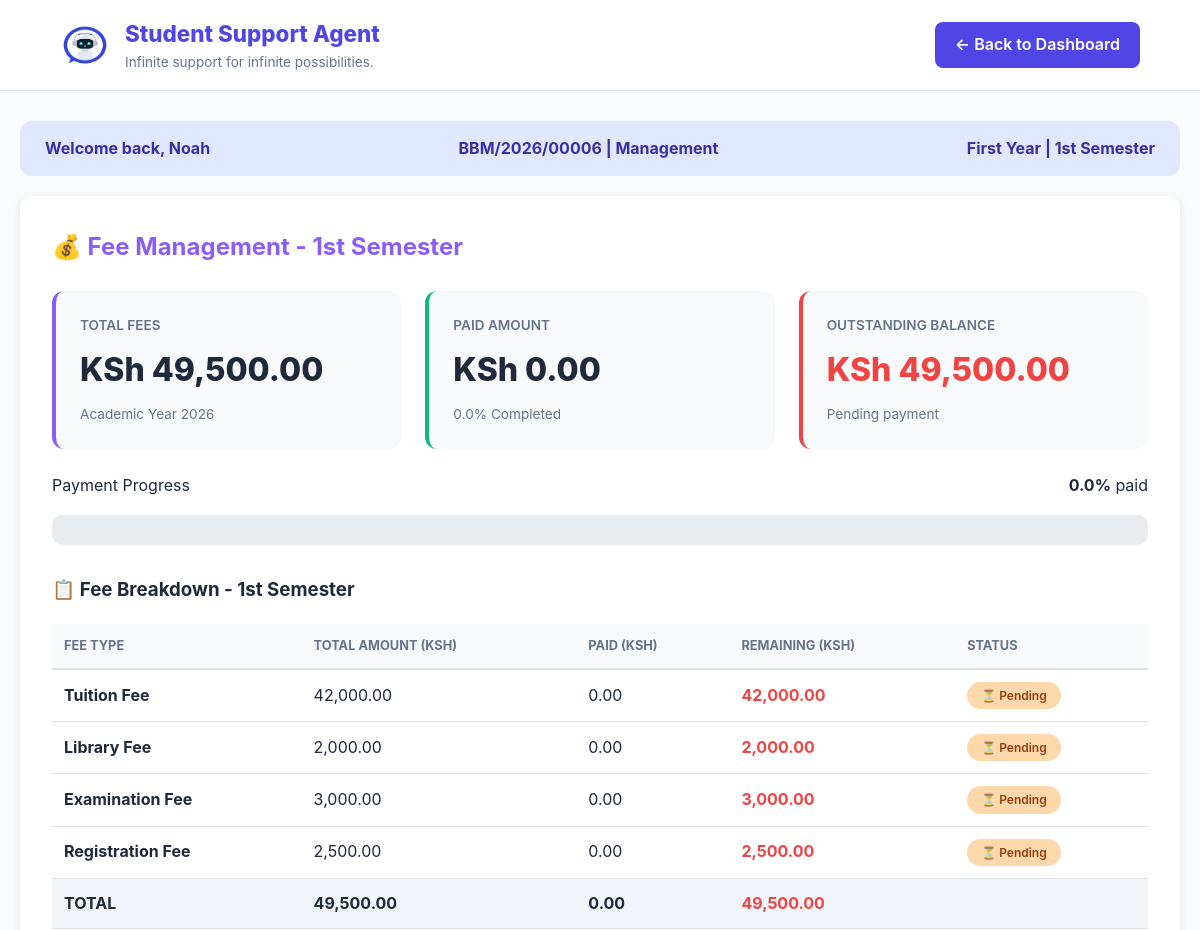
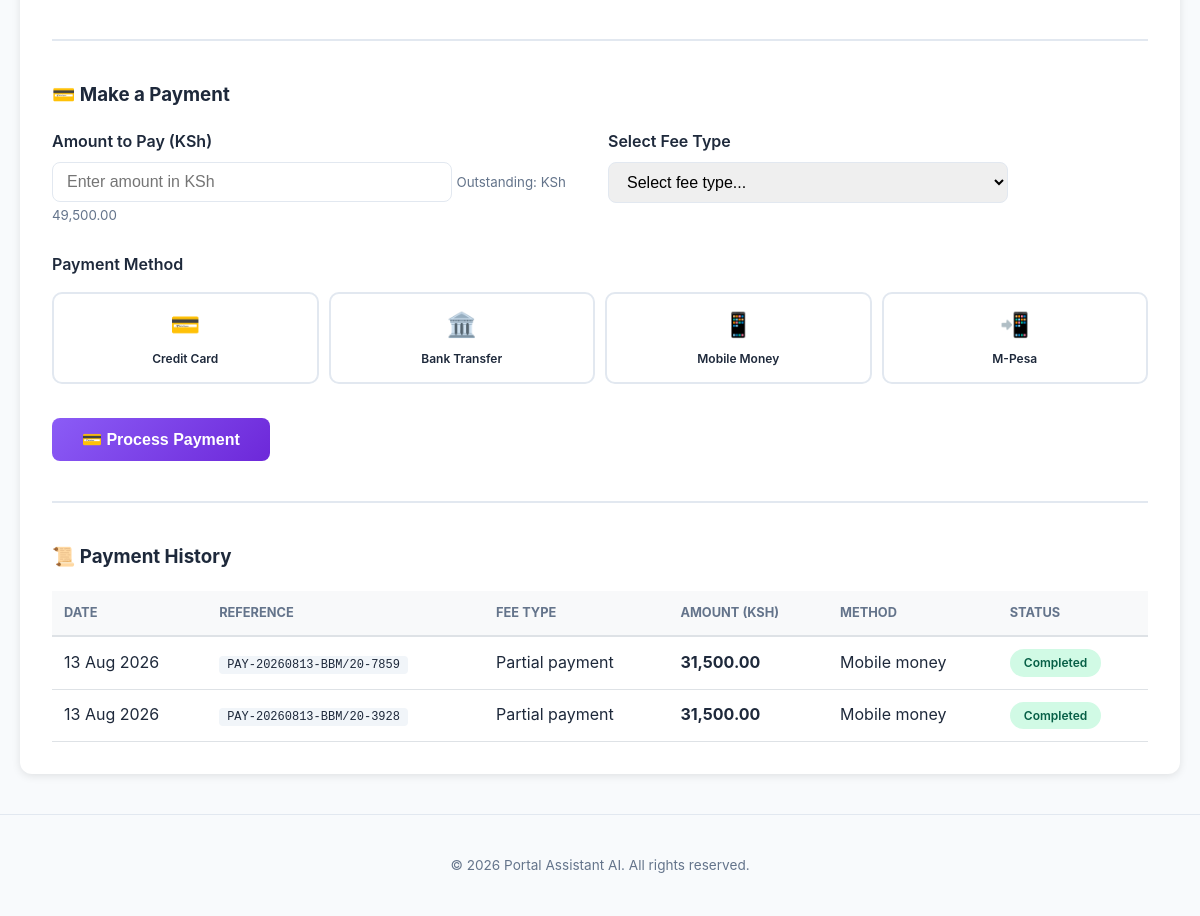
Screenshot of /Student/fee_management.php (signed in) with the database file from the repository (2 pictures, top to bottom).
### tables this page shows
CREATE TABLE `users` (
  `id` int(11) NOT NULL,
  `full_name` varchar(100) NOT NULL,
  `reg_number` varchar(50) NOT NULL,
  `email` varchar(100) NOT NULL,
  `password` varchar(255) NOT NULL,
  `password_changed` tinyint(1) NOT NULL DEFAULT 0,
  `role` enum('student','admin','lecturer') NOT NULL DEFAULT 'student',
  `department` varchar(100) NOT NULL,
  `phone` varchar(20) DEFAULT NULL,
  `created_at` timestamp NOT NULL DEFAULT current_timestamp(),
  `survey_done` tinyint(1) DEFAULT 0,
  `reset_token` varchar(255) DEFAULT NULL,
  `reset_expires` datetime DEFAULT NULL
);

CREATE TABLE `fee_payments` (
  `id` int(11) NOT NULL,
  `student_reg` varchar(50) NOT NULL,
  `fee_type` varchar(50) NOT NULL,
  `amount` decimal(10,2) NOT NULL,
  `payment_method` varchar(50) DEFAULT NULL,
  `reference` varchar(50) DEFAULT NULL,
  `payment_date` datetime DEFAULT NULL,
  `due_date` date DEFAULT NULL,
  `status` enum('pending','completed','failed','overdue') DEFAULT 'pending',
  `fee_structure_id` int(11) DEFAULT NULL
);

### Student/fee_management.php (the view, shortened to what this page needs)
<?php
$conn = mysqli_connect("localhost", "root", "", "Portal-Asisstant-AI");
$user_id = $_SESSION['user_id'];
$student_reg = $_SESSION['reg_number'];
$student_dept = $_SESSION['department'];
$sql = "SELECT full_name, reg_number, department, created_at FROM users WHERE id = ? AND role = 'student'";
$stmt = mysqli_prepare($conn, $sql);
mysqli_stmt_bind_param($stmt, "i", $user_id);
mysqli_stmt_execute($stmt);
$result = mysqli_stmt_get_result($stmt);
$student = mysqli_fetch_assoc($result);
function getStudentYearLevel($created_at) {
    $created_year = date('Y', strtotime($created_at));
    $current_year = date('Y');
    $year_diff = $current_year - $created_year;
    if ($year_diff == 0) return 'First Year';
    return 'Fourth Year';
}
function getStudentCurrentSemester($student_reg, $created_at) {
    $admission_year = null;
    if (preg_match('/\/(\d{4})\//', $student_reg, $matches)) {
        $admission_year = intval($matches[1]);
    }
    $current_year = date('Y');
    $created_year = date('Y', strtotime($created_at));
    if ($admission_year == $current_year || $created_year == $current_year) {
        return 1;
    }
}
$student_year_level = getStudentYearLevel($student['created_at']);
$current_year = date('Y');
$current_semester = getStudentCurrentSemester($student_reg, $student['created_at']);
$fee_structure_query = "SELECT
                            year,
                            semester,
                            year_level,
                            category as fee_type,
                            amount,
                            created_at,
                            id
                        FROM fees_structure
                        WHERE year = '$student_dept'
                        AND semester = '$current_semester'
                        AND year_level = '$student_year_level'
                        ORDER BY id ASC";
$fee_structure_result = mysqli_query($conn, $fee_structure_query);
$payments_query = "SELECT fee_type, SUM(amount) as paid_amount
                   FROM fee_payments
                   WHERE student_reg = '$student_reg'
                   AND status = 'completed'
                   GROUP BY fee_type";
$payments_result = mysqli_query($conn, $payments_query);
$paid_amounts = [];
while($p = mysqli_fetch_assoc($payments_result)) {
    $paid_amounts[$p['fee_type']] = floatval($p['paid_amount']);
}
$fee_breakdown = [];
$total_fees = 0;
$paid_amount = 0;
while($fee = mysqli_fetch_assoc($fee_structure_result)) {
    $fee_type = $fee['fee_type'];
    $fee_amount = floatval($fee['amount']);
    $paid_this_fee = $paid_amounts[$fee_type] ?? 0;
    $remaining = $fee_amount - $paid_this_fee;
    $fee_breakdown[] = [
        'fee_type' => $fee_type,
        'amount' => $fee_amount,
        'paid' => $paid_this_fee,
        'remaining' => $remaining,
        'status' => ($remaining <= 0) ? 'completed' : 'pending'
    ];
    $total_fees += $fee_amount;
    $paid_amount += $paid_this_fee;
}
$outstanding_balance = $total_fees - $paid_amount;
$payment_percentage = ($total_fees > 0) ? ($paid_amount / $total_fees) * 100 : 0;
$payment_history_query = "SELECT * FROM fee_payments
                          WHERE student_reg = '$student_reg'
                          ORDER BY payment_date DESC LIMIT 10";
$payment_history_result = mysqli_query($conn, $payment_history_query);
$name_parts = explode(" ", $student['full_name']);
$fname = $name_parts[0] ?? 'Student';
function getSemesterName($semester) {
    return ($semester == 1) ? '1st Semester' : '2nd Semester';
}
$semester_name = getSemesterName($current_semester);
?>
<!DOCTYPE html>
<html lang="en">
<head>
</head>
<body>
<header>
    <div class="branding">
        <img src="../Images/logo.jpg" class="logoimg" alt="Logo">
        <div>
            <h1>Student Support Agent</h1>
            <small>Infinite support for infinite possibilities.</small>
        </div>
    </div>
    <a href="home.php" class="back-btn">← Back to Dashboard</a>
</header>
<div class="container">
    <div class="student-strip">
        <span>Welcome back, <?php echo htmlspecialchars($fname); ?></span>
        <span><?php echo htmlspecialchars($student['reg_number']); ?> | <?php echo htmlspecialchars($student_dept); ?></span>
        <span><?php echo $student_year_level; ?> | <?php echo $semester_name; ?></span>
    </div>
    <div class="fee-module">
        <h2>💰 Fee Management - <?php echo $semester_name; ?></h2>
        <div class="fee-summary-grid">
            <div class="fee-card">
                <h3>Total Fees</h3>
                <div class="amount">KSh <?php echo number_format($total_fees, 2); ?></div>
                <div class="sub-text">Academic Year <?php echo $current_year; ?></div>
            </div>
            <div class="fee-card paid">
                <h3>Paid Amount</h3>
                <div class="amount">KSh <?php echo number_format($paid_amount, 2); ?></div>
                <div class="sub-text"><?php echo number_format($payment_percentage, 1); ?>% Completed</div>
            </div>
            <div class="fee-card <?php echo $outstanding_balance > 0 ? 'outstanding' : 'paid'; ?>">
                <h3>Outstanding Balance</h3>
                <div class="amount" style="color: <?php echo $outstanding_balance > 0 ? 'var(--danger)' : 'var(--success)'; ?>;">
                    KSh <?php echo number_format($outstanding_balance, 2); ?>
                </div>
                <div class="sub-text"><?php echo $outstanding_balance > 0 ? 'Pending payment' : 'All fees cleared! 🎉'; ?></div>
            </div>
        </div>
        <div style="margin: 20px 0;">
            <div style="display: flex; justify-content: space-between; margin-bottom: 5px;">
                <span>Payment Progress</span>
                <span><strong><?php echo number_format($payment_percentage, 1); ?>%</strong> paid</span>
            </div>
            <div class="progress-bar-fee">
            </div>
        </div>
        <h3 style="margin-top: 30px;">📋 Fee Breakdown - <?php echo $semester_name; ?></h3>
        <?php if (count($fee_breakdown) > 0): ?>
            <table class="fee-table">
                <thead>
                    <tr>
                        <th>Fee Type</th>
                        <th>Total Amount (KSh)</th>
                        <th>Paid (KSh)</th>
                        <th>Remaining (KSh)</th>
                        <th>Status</th>
                    </tr>
                </thead>
                <tbody>
                    <?php foreach($fee_breakdown as $fee): ?>
                        <tr class="<?php echo $fee['status'] == 'completed' ? 'paid-row' : ''; ?>">
                            <td><strong><?php echo ucfirst(str_replace('_', ' ', $fee['fee_type'])); ?></strong></td>
                            <td><?php echo number_format($fee['amount'], 2); ?></td>
                            <td><?php echo number_format($fee['paid'], 2); ?></td>
                            <td>
                                <?php if ($fee['remaining'] > 0): ?>
                                    <strong style="color: var(--danger);"><?php echo number_format($fee['remaining'], 2); ?></strong>
                                <?php else: ?>
                                    <span style="color: var(--success);">0.00</span>
                                <?php endif; ?>
                            </td>
                            <td>
                                <?php if ($fee['status'] == 'completed'): ?>
                                    <span class="status-badge completed">✅ Paid</span>
                                <?php else: ?>
                                    <span class="status-badge pending">⏳ Pending</span>
                                <?php endif; ?>
                            </td>
                        </tr>
                    <?php endforeach; ?>
                </tbody>
                <tfoot>
                    <tr style="background: #f1f5f9; font-weight: 700;">
                        <td><strong>TOTAL</strong></td>
                        <td><strong><?php echo number_format($total_fees, 2); ?></strong></td>
                        <td><strong><?php echo number_format($paid_amount, 2); ?></strong></td>
                        <td><strong style="color: <?php echo $outstanding_balance > 0 ? 'var(--danger)' : 'var(--success)'; ?>;">
                            <?php echo number_format($outstanding_balance, 2); ?>
                        </strong></td>
                        <td></td>
                    </tr>
                </tfoot>
            </table>
        <?php endif; ?>
        <?php if ($outstanding_balance > 0 && count($fee_breakdown) > 0): ?>
        <div style="margin-top: 40px; padding-top: 20px; border-top: 2px solid var(--border);">
            <h3>💳 Make a Payment</h3>
            <form method="POST" action="" id="paymentForm">
                <div class="form-row">
                    <div class="form-group">
                        <label for="payment_amount">Amount to Pay (KSh)</label>
                        <input type="number" id="payment_amount" name="payment_amount" placeholder="Enter amount in KSh" min="1" step="0.01" required>
                        <small style="color: var(--text-light);">Outstanding: KSh <?php echo number_format($outstanding_balance, 2); ?></small>
                    </div>
                    <div class="form-group">
                        <label for="fee_type">Select Fee Type</label>
                        <select id="fee_type" name="fee_type" required>
                            <option value="">Select fee type...</option>
                        </select>
                    </div>
                </div>
                <div class="form-group">
                    <label>Payment Method</label>
                    <div class="payment-methods">
                        <div class="payment-method-btn" data-method="credit_card" onclick="selectPaymentMethod(this)">
                            <span class="method-icon">💳</span>
                            <span class="method-name">Credit Card</span>
                        </div>
                        <div class="payment-method-btn" data-method="bank_transfer" onclick="selectPaymentMethod(this)">
                            <span class="method-icon">🏛️</span>
                            <span class="method-name">Bank Transfer</span>
                        </div>
                        <div class="payment-method-btn" data-method="mobile_money" onclick="selectPaymentMethod(this)">
                            <span class="method-icon">📱</span>
                            <span class="method-name">Mobile Money</span>
                        </div>
                        <div class="payment-method-btn" data-method="m_pesa" onclick="selectPaymentMethod(this)">
                            <span class="method-icon">📲</span>
                            <span class="method-name">M-Pesa</span>
                        </div>
                    </div>
                </div>
                <button type="submit" name="process_payment" class="btn btn-fee" style="margin-top: 10px;">
                    💳 Process Payment
                </button>
            </form>
        </div>
        <?php endif; ?>
        <div style="margin-top: 40px; padding-top: 20px; border-top: 2px solid var(--border);">
            <h3>📜 Payment History</h3>
            <?php if (mysqli_num_rows($payment_history_result) > 0): ?>
                <table class="fee-table">
                    <thead>
                        <tr>
                            <th>Date</th>
                            <th>Reference</th>
                            <th>Fee Type</th>
                            <th>Amount (KSh)</th>
                            <th>Method</th>
                            <th>Status</th>
                        </tr>
                    </thead>
                    <tbody>
                        <?php while($payment = mysqli_fetch_assoc($payment_history_result)): ?>
                            <tr>
                                <td><?php echo date('d M Y', strtotime($payment['payment_date'])); ?></td>
                                <td><code style="background: #f1f5f9; padding: 2px 8px; border-radius: 4px; font-size: 0.75rem;"><?php echo $payment['reference']; ?></code></td>
                                <td><?php echo ucfirst(str_replace('_', ' ', $payment['fee_type'])); ?></td>
                                <td><strong><?php echo number_format($payment['amount'], 2); ?></strong></td>
                                <td><?php echo ucfirst(str_replace('_', ' ', $payment['payment_method'])); ?></td>
                                <td>
                                    <span class="status-badge <?php echo $payment['status']; ?>">
                                        <?php echo ucfirst($payment['status']); ?>
                                    </span>
                                </td>
                            </tr>
                        <?php endwhile; ?>
                    </tbody>
                </table>
            <?php endif; ?>
        </div>
    </div>
</div>
<footer>
    &copy; <?php echo date('Y'); ?> Portal Assistant AI. All rights reserved.
</footer>
</body>
</html>

### rows the page displays
users: full_name "Noah", reg_number "BBM/2026/00006", created_at "First Year", created_at "1st Semester"
fee_payments: payment_date "13 Aug 2026", reference "PAY-20260813-BBM/20-7859", fee_type "Partial payment", amount "31,500.00", payment_method "Mobile money", status "Completed"
fee_payments: payment_date "13 Aug 2026", reference "PAY-20260813-BBM/20-3928", fee_type "Partial payment", amount "31,500.00", payment_method "Mobile money", status "Completed"

### other values shown
$student_dept "Management"
$total_fees "49,500.00"
$paid_amount "0.00"
$payment_percentage "0.0"
$outstanding_balance "49,500.00"
str_replace('_', ' ', $fee['fee_type']) "Tuition Fee"
$fee['amount'] "42,000.00"
$fee['paid'] "0.00"
$fee['remaining'] "42,000.00"
str_replace('_', ' ', $fee['fee_type']) "Library Fee"
$fee['amount'] "2,000.00"
$fee['remaining'] "2,000.00"
str_replace('_', ' ', $fee['fee_type']) "Examination Fee"
$fee['amount'] "3,000.00"
$fee['remaining'] "3,000.00"
